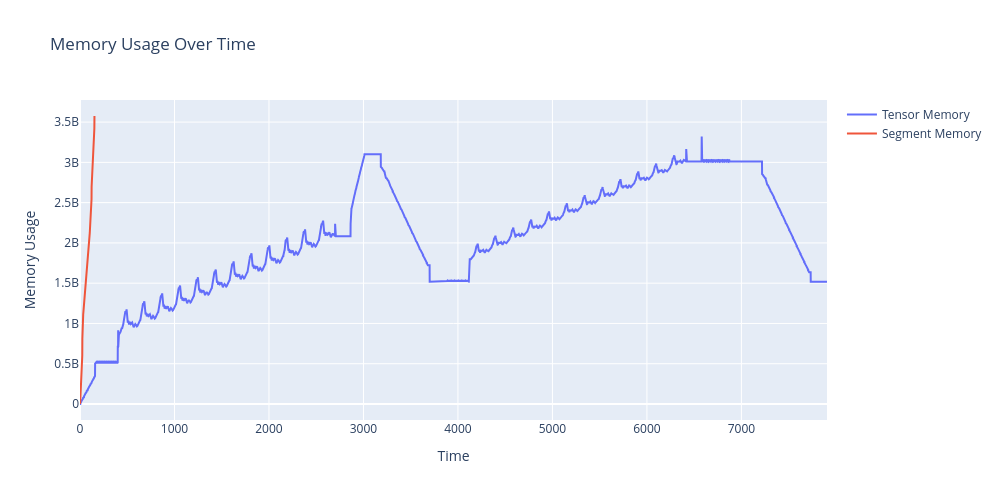

Notebook code for this chart:
### Code cell
allocator.plot_memory_change()

### Figure 1 — Plotly figure (JSON) as saved in the notebook; plotly's stock layout.template omitted (floating-point values rounded to 4 significant figures; data arrays with more than 128 entries replaced by an {"elided": "..."} marker saying what was removed)
{"data": [{"mode": "lines", "name": "Tensor Memory", "type": "scatter", "x": {"elided": "7907 int values"}, "y": {"elided": "7907 int values"}}, {"mode": "lines", "name": "Segment Memory", "type": "scatter", "x": {"elided": "154 int values"}, "y": {"elided": "154 int values"}}], "layout": {"height": 500, "title": {"text": "Memory Usage Over Time"}, "width": 1000, "xaxis": {"title": {"text": "Time"}}, "yaxis": {"title": {"text": "Memory Usage"}}}}
